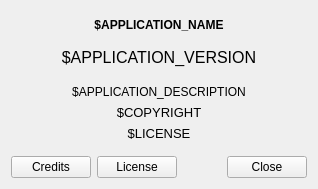
<?xml version="1.0" encoding="UTF-8"?>
<ui version="4.0">
 <class>AboutDialog</class>
 <widget class="QWidget" name="AboutDialog">
  <property name="geometry">
   <rect>
    <x>0</x>
    <y>0</y>
    <width>318</width>
    <height>189</height>
   </rect>
  </property>
  <property name="sizePolicy">
   <sizepolicy hsizetype="Fixed" vsizetype="Fixed">
    <horstretch>0</horstretch>
    <verstretch>0</verstretch>
   </sizepolicy>
  </property>
  <property name="windowTitle">
   <string>About</string>
  </property>
  <layout class="QVBoxLayout" name="verticalLayout">
   <item>
    <widget class="QLabel" name="labelApplicationName">
     <property name="font">
      <font>
       <weight>75</weight>
       <bold>true</bold>
      </font>
     </property>
     <property name="text">
      <string>$APPLICATION_NAME</string>
     </property>
     <property name="alignment">
      <set>Qt::AlignCenter</set>
     </property>
    </widget>
   </item>
   <item>
    <widget class="QLabel" name="labelApplicationVersion">
     <property name="font">
      <font>
       <pointsize>12</pointsize>
       <weight>50</weight>
       <bold>false</bold>
      </font>
     </property>
     <property name="text">
      <string>$APPLICATION_VERSION</string>
     </property>
     <property name="alignment">
      <set>Qt::AlignCenter</set>
     </property>
    </widget>
   </item>
   <item>
    <widget class="QWidget" name="verticalWidget" native="true">
     <layout class="QVBoxLayout" name="horizontalLayout_2">
      <item>
       <widget class="QLabel" name="labelApplicationDescription">
        <property name="text">
         <string>$APPLICATION_DESCRIPTION</string>
        </property>
        <property name="alignment">
         <set>Qt::AlignCenter</set>
        </property>
       </widget>
      </item>
      <item>
       <widget class="QLabel" name="labelCopyright">
        <property name="font">
         <font>
          <pointsize>10</pointsize>
         </font>
        </property>
        <property name="text">
         <string>$COPYRIGHT</string>
        </property>
        <property name="alignment">
         <set>Qt::AlignCenter</set>
        </property>
       </widget>
      </item>
      <item>
       <widget class="QLabel" name="labelLicense">
        <property name="font">
         <font>
          <pointsize>10</pointsize>
         </font>
        </property>
        <property name="text">
         <string>$LICENSE</string>
        </property>
        <property name="alignment">
         <set>Qt::AlignCenter</set>
        </property>
       </widget>
      </item>
     </layout>
    </widget>
   </item>
   <item>
    <layout class="QHBoxLayout" name="horizontalLayout">
     <item>
      <widget class="QPushButton" name="pushButtonCredits">
       <property name="text">
        <string>Credits</string>
       </property>
       <property name="checkable">
        <bool>true</bool>
       </property>
      </widget>
     </item>
     <item>
      <widget class="QPushButton" name="pushButtonLicense">
       <property name="text">
        <string>License</string>
       </property>
       <property name="checkable">
        <bool>true</bool>
       </property>
      </widget>
     </item>
     <item>
      <spacer name="horizontalSpacer">
       <property name="orientation">
        <enum>Qt::Horizontal</enum>
       </property>
       <property name="sizeHint" stdset="0">
        <size>
         <width>40</width>
         <height>20</height>
        </size>
       </property>
      </spacer>
     </item>
     <item>
      <widget class="QPushButton" name="pushButtonClose">
       <property name="text">
        <string>Close</string>
       </property>
      </widget>
     </item>
    </layout>
   </item>
  </layout>
  <zorder>verticalWidget</zorder>
  <zorder>labelApplicationName</zorder>
  <zorder>labelApplicationVersion</zorder>
 </widget>
 <resources/>
 <connections/>
</ui>
